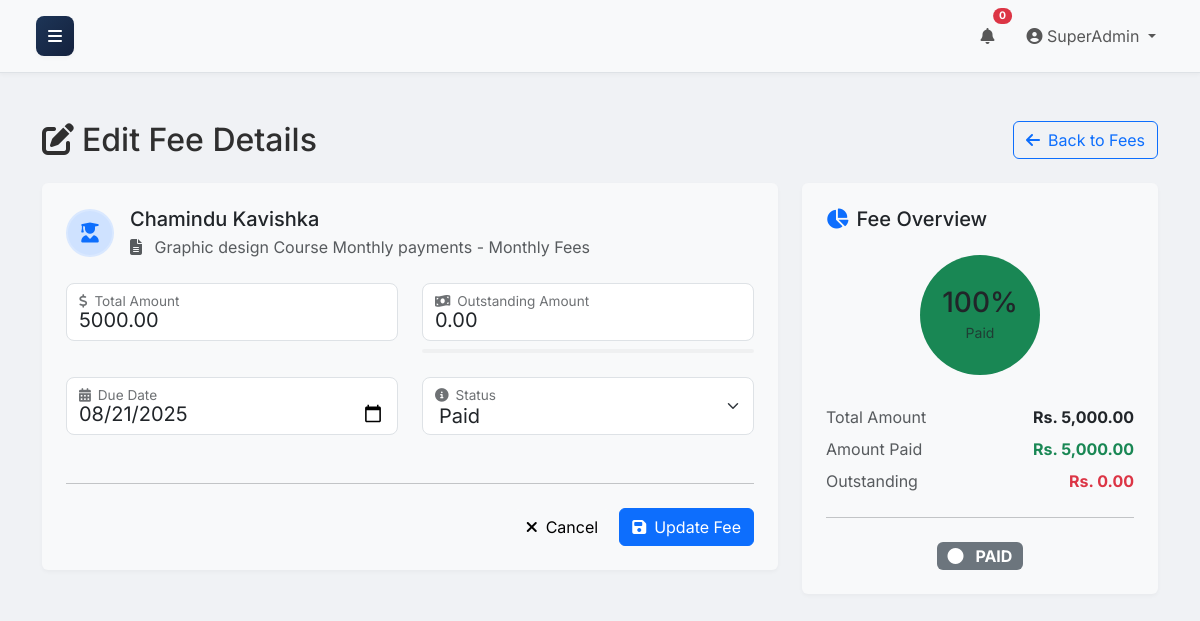
Page /fees/edit.php?id=9 (signed in) on the committed database.
### tables this page shows
CREATE TABLE `student_fees` (
  `id` int(11) NOT NULL,
  `student_id` int(11) NOT NULL,
  `structure_id` int(11) NOT NULL,
  `total_amount` decimal(10,2) NOT NULL,
  `outstanding_amount` decimal(10,2) NOT NULL,
  `due_date` date DEFAULT NULL,
  `status` enum('pending','partial','paid','overdue','cancelled','void') DEFAULT 'pending',
  `created_at` timestamp NOT NULL DEFAULT current_timestamp(),
  `notes` text DEFAULT NULL
);

CREATE TABLE `students` (
  `id` int(11) NOT NULL,
  `user_id` int(11) DEFAULT NULL,
  `student_id` varchar(255) NOT NULL,
  `first_name` varchar(255) NOT NULL,
  `last_name` varchar(255) NOT NULL,
  `dob` date NOT NULL,
  `gender` enum('M','F','O') NOT NULL,
  `year` int(11) NOT NULL,
  `address` text DEFAULT NULL,
  `contact_no` varchar(255) DEFAULT NULL,
  `status` enum('active','deleted') NOT NULL DEFAULT 'active',
  `created_at` timestamp NOT NULL DEFAULT current_timestamp(),
  `parent_user_id` int(11) DEFAULT NULL
);

CREATE TABLE `fee_structures` (
  `id` int(11) NOT NULL,
  `title` varchar(150) NOT NULL,
  `type_id` int(11) NOT NULL,
  `amount` decimal(10,2) NOT NULL,
  `applicable_class` varchar(50) DEFAULT NULL,
  `applicable_year` int(11) DEFAULT NULL,
  `created_at` timestamp NOT NULL DEFAULT current_timestamp()
);

CREATE TABLE `fee_types` (
  `id` int(11) NOT NULL,
  `name` varchar(100) NOT NULL,
  `description` text DEFAULT NULL,
  `created_at` timestamp NOT NULL DEFAULT current_timestamp()
);

### public/fees/edit.php (the view, shortened to what this page needs)
<?php
require_once '../includes/header.php';
$pdo = get_pdo_connection();
$student_fee_id = filter_input(INPUT_GET, 'id', FILTER_VALIDATE_INT);
$student_fee = null;
try {
    $stmt = $pdo->prepare("SELECT sf.id, sf.student_id, sf.structure_id, sf.total_amount, sf.outstanding_amount, sf.due_date, sf.status, s.first_name, s.last_name, fs.title AS structure_title, ft.name AS fee_type_name FROM student_fees sf JOIN students s ON sf.student_id = s.id JOIN fee_structures fs ON sf.structure_id = fs.id JOIN fee_types ft ON fs.type_id = ft.id WHERE sf.id = ?");
    $stmt->execute([$student_fee_id]);
    $student_fee = $stmt->fetch(PDO::FETCH_ASSOC);
} catch (PDOException $e) {
    set_message('error', 'Database error fetching student fee details: ' . $e->getMessage());
    header('Location: list.php');
    exit();
}
$total_amount = $student_fee['total_amount'];
$outstanding_amount = $student_fee['outstanding_amount'];
$due_date = $student_fee['due_date'];
$status = $student_fee['status'];
?>
    <div class="container mt-4">
        <div class="row align-items-center mb-4">
            <div class="col">
                <h2 class="mb-0">
                    <i class="fas fa-edit me-2"></i>Edit Fee Details
                </h2>
            </div>
            <div class="col-auto">
                <a href="index.php" class="btn btn-outline-primary">
                    <i class="fas fa-arrow-left me-2"></i>Back to Fees
                </a>
            </div>
        </div>
        <div class="row">
            <div class="col-md-8">
                <div class="card shadow-sm border-0">
                    <div class="card-body p-4">
                        <div class="d-flex align-items-center mb-4">
                            <div class="flex-shrink-0">
                                <div class="avatar-circle bg-primary-subtle">
                                    <i class="fas fa-user-graduate text-primary"></i>
                                </div>
                            </div>
                            <div class="flex-grow-1 ms-3">
                                <h5 class="mb-1"><?php echo htmlspecialchars($student_fee['first_name'] . ' ' . $student_fee['last_name']); ?></h5>
                                <p class="text-muted mb-0">
                                    <i class="fas fa-file-alt me-2"></i>
                                    <?php echo htmlspecialchars($student_fee['structure_title']); ?> -
                                    <?php echo htmlspecialchars($student_fee['fee_type_name']); ?>
                                </p>
                            </div>
                        </div>
                        <form action="edit.php?id=<?php echo htmlspecialchars($student_fee_id); ?>" method="POST">
                            <div class="row g-4">
                                <div class="col-md-6">
                                    <div class="form-floating">
                                        <input type="number"
                                               class="form-control form-control-lg"
                                               id="total_amount"
                                               name="total_amount"
                                               value="<?php echo htmlspecialchars($total_amount); ?>"
                                               step="0.01"
                                               min="0"
                                               required>
                                        <label for="total_amount">
                                        </label>
                                    </div>
                                </div>
                                <div class="col-md-6">
                                    <div class="form-floating">
                                        <input type="number"
                                               class="form-control form-control-lg"
                                               id="outstanding_amount"
                                               name="outstanding_amount"
                                               value="<?php echo htmlspecialchars($outstanding_amount); ?>"
                                               step="0.01"
                                               min="0"
                                               required>
                                        <label for="outstanding_amount">
                                        </label>
                                    </div>
                                    <div class="progress mt-2" style="height: 4px;">
                                    </div>
                                </div>
                                <div class="col-md-6">
                                    <div class="form-floating">
                                        <input type="date"
                                               class="form-control form-control-lg"
                                               id="due_date"
                                               name="due_date"
                                               value="<?php echo htmlspecialchars($due_date); ?>"
                                               required>
                                        <label for="due_date">
                                        </label>
                                    </div>
                                </div>
                                <div class="col-md-6">
                                    <div class="form-floating">
                                        <select class="form-select form-select-lg" id="status" name="status" required>
                                            <option value="paid" <?php echo ($status == 'paid') ? 'selected' : ''; ?>>Paid</option>
                                        </select>
                                        <label for="status">
                                        </label>
                                    </div>
                                </div>
                                <div class="col-12">
                                    <hr class="my-4">
                                    <div class="d-flex justify-content-end gap-2">
                                        <a href="list.php" class="btn btn-light">
                                            <i class="fas fa-times me-2"></i>Cancel
                                        </a>
                                        <button type="submit" class="btn btn-primary">
                                            <i class="fas fa-save me-2"></i>Update Fee
                                        </button>
                                    </div>
                                </div>
                            </div>
                        </form>
                    </div>
                </div>
            </div>
            <div class="col-md-4">
                <div class="card shadow-sm border-0">
                    <div class="card-body p-4">
                        <h5 class="card-title d-flex align-items-center mb-4">
                            <i class="fas fa-chart-pie text-primary me-2"></i>
                            Fee Overview
                        </h5>
                        <div class="text-center mb-4">
                            <div class="position-relative d-inline-block">
                                <div class="progress rounded-circle" style="width: 120px; height: 120px;">
                                    <div class="progress-bar bg-success"
                                         role="progressbar"
                                         style="width: <?php echo (($total_amount - $outstanding_amount) / $total_amount) * 100; ?>%"
                                         aria-valuenow="<?php echo (($total_amount - $outstanding_amount) / $total_amount) * 100; ?>"
                                         aria-valuemin="0"
                                         aria-valuemax="100">
                                    </div>
                                </div>
                                <div class="position-absolute top-50 start-50 translate-middle text-center">
                                    <h3 class="mb-0">
                                        <?php echo number_format((($total_amount - $outstanding_amount) / $total_amount) * 100); ?>%
                                    </h3>
                                    <small class="text-muted">Paid</small>
                                </div>
                            </div>
                        </div>
                        <div class="d-flex justify-content-between mb-2">
                            <span class="text-muted">Total Amount</span>
                            <span class="fw-bold" id="preview_total">Rs. <?php echo number_format($total_amount, 2); ?></span>
                        </div>
                        <div class="d-flex justify-content-between mb-2">
                            <span class="text-muted">Amount Paid</span>
                            <span class="fw-bold text-success" id="preview_paid">
                                Rs. <?php echo number_format($total_amount - $outstanding_amount, 2); ?>
                            </span>
                        </div>
                        <div class="d-flex justify-content-between mb-2">
                            <span class="text-muted">Outstanding</span>
                            <span class="fw-bold text-danger" id="preview_outstanding">
                                Rs. <?php echo number_format($outstanding_amount, 2); ?>
                            </span>
                        </div>
                        <hr class="my-4">
                        <div class="text-center">
                            <div class="d-flex align-items-center justify-content-center">
                                <span class="badge bg-secondary text-uppercase fs-6">
                                    <i class="fas fa-circle me-2"></i>
                                    <span id="preview_status"><?php echo ucfirst($status); ?></span>
                                </span>
                            </div>
                        </div>
                    </div>
                </div>
            </div>
        </div>
    </div>

### public/assets/css/style.css (style rules this page uses)
html, body { height: 100%; margin: 0; padding: 0; }
:root { --primary-green: #1b4332; --accent-green: #2d6a4f; --light-green: #b7e4c7; --dark-green: #081c15; --professional-blue: #1d3557; --dark-blue: #14213d; --light-gray: #f0f2f5; --medium-gray: #6c757d; --border-color: #dee2e6; --primary: #1d3557; --primary-subtle: #e6eaf0; --success: #2d6a4f; --success-subtle: #e7f2ed; --warning: #ca6702; --warning-subtle: #fff1e6; --info: #184e77; --info-subtle: #e6eff4; --danger: #9b2226; --danger-subtle: #f8e7e7; --secondary: #4a4e69; --secondary-subtle: #ecedf2; --bg-dark: #f0f2f5; --card-bg: #f8f9fa; --timeline-bg: rgba(0, 0, 0, 0.03); --bg-dark: #f0f2f5; --sidebar-width: 250px; --sidebar-collapsed-width: 70px; --sidebar-transition: 0.3s; --shadow-sm: 0 .125rem .25rem rgba(0,0,0,.035); --shadow-md: 0 .5rem 1rem rgba(0,0,0,.05); --shadow-lg: 0 1rem 3rem rgba(0,0,0,.075); }
body { font-family: 'Inter', sans-serif; background-color: var(--bg-dark); overflow-x: hidden; color: #2f2f2f; }
.avatar-circle { width: 40px; height: 40px; background: rgba(255, 255, 255, 0.1); border-radius: 50%; display: flex; align-items: center; justify-content: center; color: var(--light-green); font-size: 1.2rem; border: 2px solid rgba(255, 255, 255, 0.2); }
.card { background: var(--card-bg); border: none; box-shadow: 0 2px 6px rgba(0, 0, 0, 0.04); }
.progress { background-color: var(--timeline-bg); }
.card .card-body { padding: 1.5rem; }
.shadow-sm { box-shadow: var(--shadow-sm) !important; }
.progress { overflow: hidden; background-color: rgba(0,0,0,.035); height: 4px; }
.progress-bar { border-radius: 4px; }
.progress-bar { transition: width 1s ease; }
@media (min-width: 992px) { body { overflow-x: hidden; } }

### public/fees/edit.php (style rules this page uses)
.avatar-circle { width: 48px; height: 48px; border-radius: 24px; display: flex; align-items: center; justify-content: center; }
.avatar-circle i { font-size: 20px; }
.progress.rounded-circle { transform: rotate(-90deg); }

### rows in the picture
student_fees: student.last_name "Chamindu Kavishka", structure.title "Graphic design Course Monthly payments", fee_types.name "Monthly Fees", total_amount "5000.00", outstanding_amount "0.00", due_date "08/21/2025", status "Paid", (($total_amount - $outstanding_amount) / $total_amount) * 100 "100", total_amount "5,000.00", $total_amount - $outstanding_amount "5,000.00", status "PAID"

### other values in the picture
$_SESSION['username'] "SuperAdmin"
